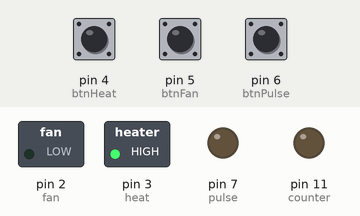
Bench run of a sketch on a simulated Arduino Uno, built with avr-gcc and run on an emulated ATmega328P. Shown: switched loads named in the sketch (green lamp = pin HIGH), output pins drawn as LEDs (lit = HIGH). Dashed ring = blinking. The inputs (shaded band) are chosen by the test bench; at power-on: pin 6 (btnPulse) LOW, pin 4 (btnHeat) LOW, pin 5 (btnFan) HIGH.

Above: at 1.2 s.
1.3 s: pin 6 (btnPulse) pulled HIGH for 0.15 s
At 1.6 s:
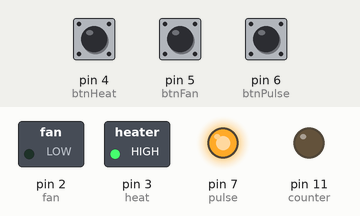
4.3 s: pin 4 (btnHeat) pulled HIGH for 0.15 s
At 4.75 s:
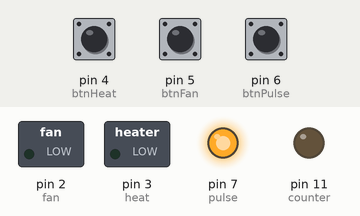
7.3 s: pin 5 (btnFan) pulled LOW for 0.15 s
At 8.7 s:
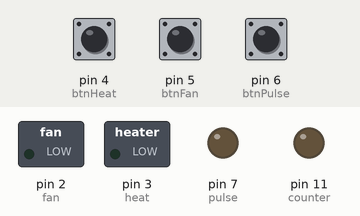
9.0 s: pin 5 (btnFan) pulled LOW for 1 s
At 11.2 s:
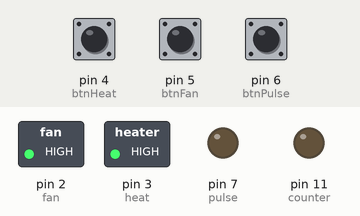
11.5 s: pin 5 (btnFan) pulled LOW for 3.2 s
At 14.82 s:
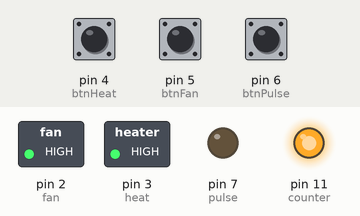
16.4 s: pin 4 (btnHeat) pulled HIGH for 1 s
At 17.3 s:
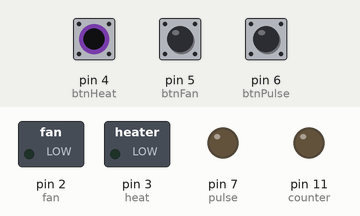
Timing chart, 0 to 19.4 s (numbered marks = the images above; inputs shaded):
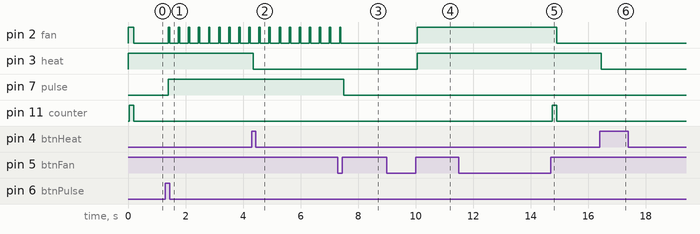

The sketch:

coffeeRoaster.ino
```cpp
// constants won't change. They're used here to
// set pin numbers:
const int btnFan = 5;     // the number of the pushbutton pin
const int btnHeat = 4;
const int btnPulse = 6;
const int counter = 11;

long debounceDelay = 50;

int btnOff = HIGH;

const int fan =  2;      // the number of the LED pin
const int heat = 3;
const int pulse = 7;

// variables will change:
int btnFanState;         // variable for reading the pushbutton status
int btnHeatState;
int btnPulseState;

int lastBtnHeatState = btnOff;
int lastBtnFanState = btnOff;
int lastBtnPulseState = LOW;

long lastFanDebounceTime = 0;
long lastHeatDebounceTime = 0;
long lastPulseDebounceTime = 0;
long pulseDelay = 0;

int fanState = btnOff;
int heatState = btnOff;
int pulseState = LOW;

long lastPulsedAt = 0;

void setup() {
  // initialize the LED pin as an output:
  pinMode(fan, OUTPUT);
  pinMode(heat, OUTPUT);
  pinMode(pulse, OUTPUT);
  pinMode(counter, OUTPUT);

  // initialize the pushbutton pin as an input:
  pinMode(btnFan, INPUT);
  pinMode(btnHeat, INPUT);
  pinMode(btnPulse, INPUT);

  digitalWrite(fan, fanState);
  digitalWrite(heat, heatState);
  digitalWrite(pulse, pulseState);

  digitalWrite(counter, LOW);
}

void resetTimer() {
  digitalWrite(counter, HIGH);
  delay(150);
  digitalWrite(counter, LOW);
}

void setOutputs() {
  // set all the pins
  digitalWrite(fan, fanState);
  digitalWrite(heat, heatState);
}

void runPulse() {
  if (pulseDelay > 0) {
    digitalWrite(pulse, HIGH);
    if (digitalRead(fan) != btnOff) {
      if ((millis() - lastPulsedAt) > pulseDelay) {

        digitalWrite(fan, btnOff);
        delay(50);
        digitalWrite(fan, !btnOff);

        lastPulsedAt = millis();
      }
    }
  } else {
    digitalWrite(pulse, LOW);
  }
}

void readFan() {
  // read the state of the fan pushbutton value:
  int fanReading = digitalRead(btnFan);

  // if there's a change in btn state, reset the debounce time
  if (fanReading != lastBtnFanState) {
    // reset the debouncing timer
    lastFanDebounceTime = millis();
  }

  // if the button has been held down long enough
  if ((millis() - lastFanDebounceTime) > debounceDelay) {
    // ... and if the current state doesn't equal the reading
    if (fanReading != btnFanState) {
      btnFanState = fanReading;

      // if the button is high, or depressed
      if (btnFanState == HIGH) {
        if (pulseDelay == 0) {
          // change the state
          fanState = !fanState;

          if (fanState != btnOff) {
            resetTimer();
          }
        } else {
          pulseDelay = 0;
        }
      }
    }
  }

  digitalWrite(fan, fanState);
  lastBtnFanState = fanReading;
}

void readHeat() {
  // read the state of the heat pushbutton value:
  int heatReading = digitalRead(btnHeat);

  if (heatReading != lastBtnHeatState) {
    // reset the debouncing timer
    lastHeatDebounceTime = millis();
  }

  if ((millis() - lastHeatDebounceTime) > debounceDelay) {
    if (heatReading != btnHeatState) {
      btnHeatState = heatReading;

      if (btnHeatState == HIGH) {
        heatState = !heatState;
      }
    }
  }

  if (fanState == btnOff) {
    heatState = btnOff;
  }
  lastBtnHeatState = heatReading;
}

void readPulse() {
  // read the state of the pulse pushbutton value:
  int pulseReading = digitalRead(btnPulse);

  if (pulseReading != lastBtnPulseState) {
    // reset the debouncing timer
    lastPulseDebounceTime = millis();
  }

  if ((millis() - lastPulseDebounceTime) > debounceDelay) {
    if (pulseReading != btnPulseState) {
      btnPulseState = pulseReading;

      if (btnPulseState == HIGH) {
        if (pulseDelay < 3000) {
          pulseDelay = pulseDelay + 300;
          digitalWrite(pulse, LOW);
          delay(50);
        } else {
          pulseDelay = 0;
        }
      }
    }
  }
  lastBtnPulseState = pulseReading;
}

void loop(){
  setOutputs();
  runPulse();
  readFan();

  if (fanState == btnOff) {
    heatState = btnOff;
    pulseDelay = 0;
  } else {
    readHeat();
    readPulse();
  }
}
```

Measured:
- after the input at 1.3 s, pin 2 (fan): alternates HIGH for 0.05 s and LOW for 0.30 s, starting after 0.10 s; pin 7 (pulse): LOW → HIGH after 0.10 s
- after the input at 4.3 s, pin 3 (heat): HIGH → LOW after 0.05 s
- after the input at 7.3 s, pin 2 (fan): goes on until 7.4 s, then stays LOW; pin 7 (pulse): HIGH → LOW after 0.20 s
- after the input at 9.0 s, pin 2 (fan), pin 3 (heat): LOW → HIGH after 1.1 s
- after the input at 11.5 s, pin 2 (fan): HIGH → LOW after 3.4 s; pin 11 (counter): LOW → HIGH after 3.3 s, → LOW 0.15 s later
- after the input at 16.4 s, pin 3 (heat): HIGH → LOW after 0.05 s
